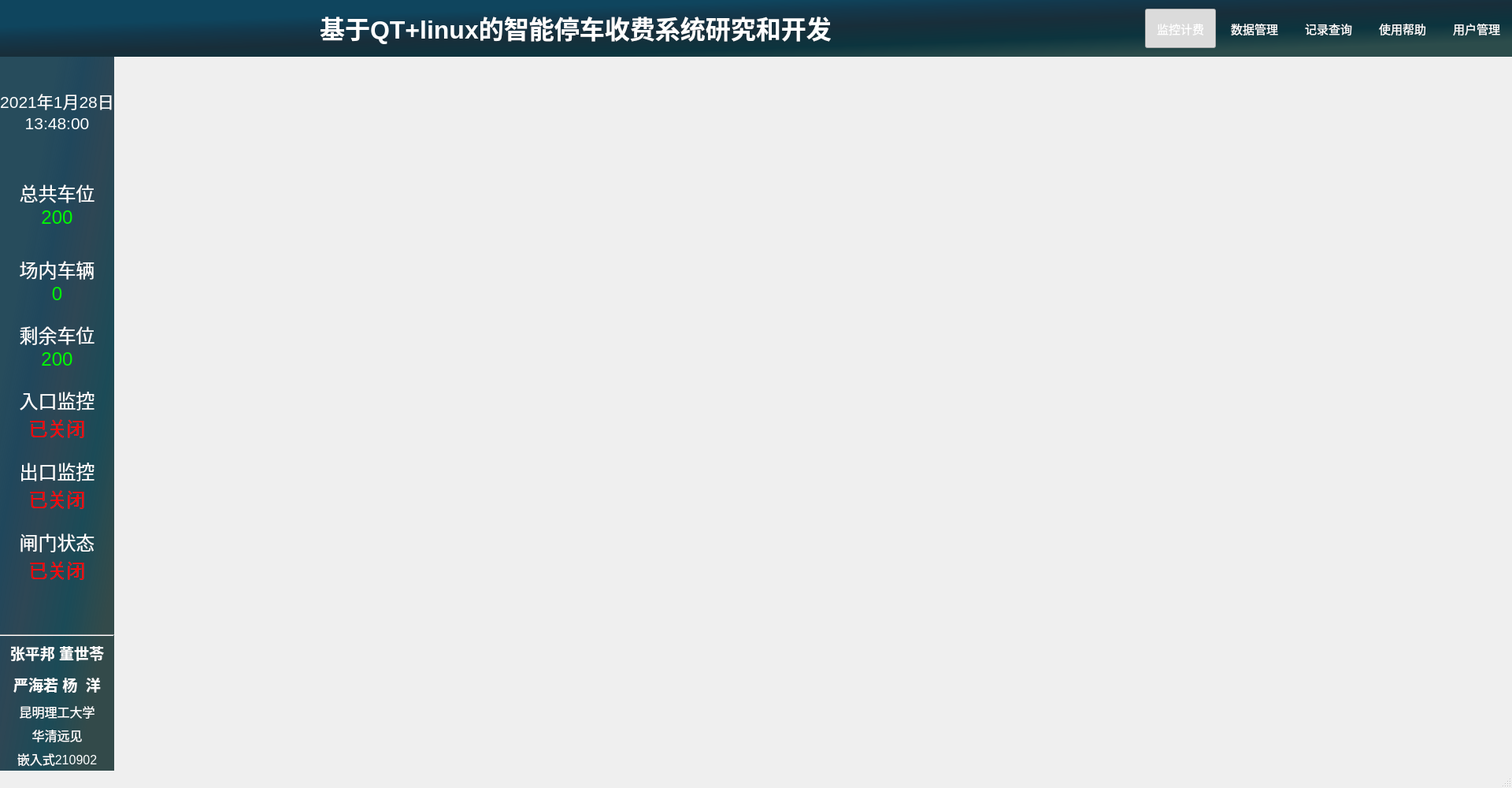
<?xml version="1.0" encoding="UTF-8"?>
<ui version="4.0">
 <class>MainFrame</class>
 <widget class="QMainWindow" name="MainFrame">
  <property name="geometry">
   <rect>
    <x>0</x>
    <y>0</y>
    <width>1920</width>
    <height>1000</height>
   </rect>
  </property>
  <property name="minimumSize">
   <size>
    <width>0</width>
    <height>0</height>
   </size>
  </property>
  <property name="windowTitle">
   <string>MainWindow</string>
  </property>
  <widget class="QWidget" name="centralWidget">
   <property name="styleSheet">
    <string notr="true"/>
   </property>
   <layout class="QVBoxLayout" name="verticalLayout_2">
    <property name="spacing">
     <number>0</number>
    </property>
    <property name="leftMargin">
     <number>0</number>
    </property>
    <property name="topMargin">
     <number>0</number>
    </property>
    <property name="rightMargin">
     <number>0</number>
    </property>
    <property name="bottomMargin">
     <number>0</number>
    </property>
    <item>
     <widget class="QWidget" name="toolBar" native="true">
      <property name="sizePolicy">
       <sizepolicy hsizetype="Preferred" vsizetype="Fixed">
        <horstretch>0</horstretch>
        <verstretch>0</verstretch>
       </sizepolicy>
      </property>
      <property name="minimumSize">
       <size>
        <width>1024</width>
        <height>72</height>
       </size>
      </property>
      <property name="styleSheet">
       <string notr="true">#toolBar{
background-color: qlineargradient(spread:pad, x1:0.194, y1:0.216, x2:0.884925, y2:0.972, stop:0.0547264 rgba(15, 69, 94, 255), stop:0.20398 rgba(19, 56, 76, 255), stop:0.40796 rgba(24, 46, 58, 255), stop:0.661692 rgba(12, 52, 62, 255), stop:0.895522 rgba(44, 76, 75, 255));
}
QToolButton{
color: rgb(255, 255, 255);
}
</string>
      </property>
      <layout class="QHBoxLayout" name="horizontalLayout">
       <property name="spacing">
        <number>4</number>
       </property>
       <property name="leftMargin">
        <number>0</number>
       </property>
       <property name="topMargin">
        <number>0</number>
       </property>
       <property name="rightMargin">
        <number>0</number>
       </property>
       <property name="bottomMargin">
        <number>0</number>
       </property>
       <item>
        <widget class="QLabel" name="label_6">
         <property name="text">
          <string/>
         </property>
        </widget>
       </item>
       <item>
        <spacer name="horizontalSpacer_2">
         <property name="orientation">
          <enum>Qt::Horizontal</enum>
         </property>
         <property name="sizeHint" stdset="0">
          <size>
           <width>40</width>
           <height>20</height>
          </size>
         </property>
        </spacer>
       </item>
       <item>
        <widget class="QLabel" name="label">
         <property name="font">
          <font>
           <pointsize>9</pointsize>
          </font>
         </property>
         <property name="text">
          <string>&lt;!DOCTYPE HTML PUBLIC &quot;-//W3C//DTD HTML 4.0//EN&quot; &quot;http://www.w3.org/TR/REC-html40/strict.dtd&quot;&gt;
&lt;html&gt;&lt;head&gt;&lt;meta name=&quot;qrichtext&quot; content=&quot;1&quot; /&gt;&lt;style type=&quot;text/css&quot;&gt;
p, li { white-space: pre-wrap; }
&lt;/style&gt;&lt;/head&gt;&lt;body style=&quot; font-family:'SimSun'; font-size:9pt; font-weight:400; font-style:normal;&quot;&gt;
&lt;p style=&quot; margin-top:12px; margin-bottom:12px; margin-left:0px; margin-right:0px; -qt-block-indent:0; text-indent:0px;&quot;&gt;&lt;span style=&quot; font-size:24pt; font-weight:600; color:#ffffff;&quot;&gt;基于QT+linux的智能停车收费系统研究和开发&lt;/span&gt;&lt;/p&gt;&lt;/body&gt;&lt;/html&gt;</string>
         </property>
        </widget>
       </item>
       <item>
        <spacer name="horizontalSpacer">
         <property name="orientation">
          <enum>Qt::Horizontal</enum>
         </property>
         <property name="sizeHint" stdset="0">
          <size>
           <width>40</width>
           <height>20</height>
          </size>
         </property>
        </spacer>
       </item>
       <item>
        <widget class="QToolButton" name="tbtnVideo">
         <property name="enabled">
          <bool>true</bool>
         </property>
         <property name="sizePolicy">
          <sizepolicy hsizetype="Fixed" vsizetype="Fixed">
           <horstretch>0</horstretch>
           <verstretch>0</verstretch>
          </sizepolicy>
         </property>
         <property name="minimumSize">
          <size>
           <width>90</width>
           <height>50</height>
          </size>
         </property>
         <property name="font">
          <font>
           <pointsize>11</pointsize>
          </font>
         </property>
         <property name="styleSheet">
          <string notr="true"/>
         </property>
         <property name="text">
          <string>监控计费</string>
         </property>
         <property name="icon">
          <iconset resource="pic.qrc">
           <normaloff>:/pic/camera.png</normaloff>:/pic/camera.png</iconset>
         </property>
         <property name="iconSize">
          <size>
           <width>50</width>
           <height>50</height>
          </size>
         </property>
         <property name="checkable">
          <bool>true</bool>
         </property>
         <property name="checked">
          <bool>true</bool>
         </property>
         <property name="autoExclusive">
          <bool>true</bool>
         </property>
         <property name="toolButtonStyle">
          <enum>Qt::ToolButtonTextBesideIcon</enum>
         </property>
         <property name="autoRaise">
          <bool>true</bool>
         </property>
        </widget>
       </item>
       <item>
        <widget class="QToolButton" name="tbtnData">
         <property name="enabled">
          <bool>true</bool>
         </property>
         <property name="sizePolicy">
          <sizepolicy hsizetype="Fixed" vsizetype="Fixed">
           <horstretch>0</horstretch>
           <verstretch>0</verstretch>
          </sizepolicy>
         </property>
         <property name="minimumSize">
          <size>
           <width>90</width>
           <height>50</height>
          </size>
         </property>
         <property name="font">
          <font>
           <pointsize>11</pointsize>
          </font>
         </property>
         <property name="styleSheet">
          <string notr="true"/>
         </property>
         <property name="text">
          <string>数据管理</string>
         </property>
         <property name="icon">
          <iconset resource="pic.qrc">
           <normaloff>:/pic/data.png</normaloff>:/pic/data.png</iconset>
         </property>
         <property name="iconSize">
          <size>
           <width>40</width>
           <height>40</height>
          </size>
         </property>
         <property name="checkable">
          <bool>true</bool>
         </property>
         <property name="autoExclusive">
          <bool>true</bool>
         </property>
         <property name="toolButtonStyle">
          <enum>Qt::ToolButtonTextBesideIcon</enum>
         </property>
         <property name="autoRaise">
          <bool>true</bool>
         </property>
        </widget>
       </item>
       <item>
        <widget class="QToolButton" name="tbtnRecord">
         <property name="enabled">
          <bool>true</bool>
         </property>
         <property name="sizePolicy">
          <sizepolicy hsizetype="Fixed" vsizetype="Fixed">
           <horstretch>0</horstretch>
           <verstretch>0</verstretch>
          </sizepolicy>
         </property>
         <property name="minimumSize">
          <size>
           <width>90</width>
           <height>50</height>
          </size>
         </property>
         <property name="font">
          <font>
           <pointsize>11</pointsize>
          </font>
         </property>
         <property name="styleSheet">
          <string notr="true"/>
         </property>
         <property name="text">
          <string>记录查询</string>
         </property>
         <property name="icon">
          <iconset resource="pic.qrc">
           <normaloff>:/pic/past records.png</normaloff>:/pic/past records.png</iconset>
         </property>
         <property name="iconSize">
          <size>
           <width>40</width>
           <height>40</height>
          </size>
         </property>
         <property name="checkable">
          <bool>true</bool>
         </property>
         <property name="autoExclusive">
          <bool>true</bool>
         </property>
         <property name="toolButtonStyle">
          <enum>Qt::ToolButtonTextBesideIcon</enum>
         </property>
         <property name="autoRaise">
          <bool>true</bool>
         </property>
        </widget>
       </item>
       <item>
        <widget class="QToolButton" name="tbtnHelper">
         <property name="enabled">
          <bool>true</bool>
         </property>
         <property name="sizePolicy">
          <sizepolicy hsizetype="Fixed" vsizetype="Fixed">
           <horstretch>0</horstretch>
           <verstretch>0</verstretch>
          </sizepolicy>
         </property>
         <property name="minimumSize">
          <size>
           <width>90</width>
           <height>50</height>
          </size>
         </property>
         <property name="font">
          <font>
           <pointsize>11</pointsize>
          </font>
         </property>
         <property name="styleSheet">
          <string notr="true"/>
         </property>
         <property name="text">
          <string>使用帮助</string>
         </property>
         <property name="icon">
          <iconset resource="pic.qrc">
           <normaloff>:/pic/help.png</normaloff>:/pic/help.png</iconset>
         </property>
         <property name="iconSize">
          <size>
           <width>40</width>
           <height>40</height>
          </size>
         </property>
         <property name="checkable">
          <bool>true</bool>
         </property>
         <property name="autoExclusive">
          <bool>true</bool>
         </property>
         <property name="toolButtonStyle">
          <enum>Qt::ToolButtonTextBesideIcon</enum>
         </property>
         <property name="autoRaise">
          <bool>true</bool>
         </property>
        </widget>
       </item>
       <item>
        <widget class="QToolButton" name="tbtnUser">
         <property name="enabled">
          <bool>true</bool>
         </property>
         <property name="sizePolicy">
          <sizepolicy hsizetype="Fixed" vsizetype="Fixed">
           <horstretch>0</horstretch>
           <verstretch>0</verstretch>
          </sizepolicy>
         </property>
         <property name="minimumSize">
          <size>
           <width>90</width>
           <height>50</height>
          </size>
         </property>
         <property name="palette">
          <palette>
           <active>
            <colorrole role="WindowText">
             <brush brushstyle="SolidPattern">
              <color alpha="255">
               <red>255</red>
               <green>255</green>
               <blue>255</blue>
              </color>
             </brush>
            </colorrole>
            <colorrole role="Text">
             <brush brushstyle="SolidPattern">
              <color alpha="255">
               <red>255</red>
               <green>255</green>
               <blue>255</blue>
              </color>
             </brush>
            </colorrole>
            <colorrole role="ButtonText">
             <brush brushstyle="SolidPattern">
              <color alpha="255">
               <red>255</red>
               <green>255</green>
               <blue>255</blue>
              </color>
             </brush>
            </colorrole>
           </active>
           <inactive>
            <colorrole role="WindowText">
             <brush brushstyle="SolidPattern">
              <color alpha="255">
               <red>255</red>
               <green>255</green>
               <blue>255</blue>
              </color>
             </brush>
            </colorrole>
            <colorrole role="Text">
             <brush brushstyle="SolidPattern">
              <color alpha="255">
               <red>255</red>
               <green>255</green>
               <blue>255</blue>
              </color>
             </brush>
            </colorrole>
            <colorrole role="ButtonText">
             <brush brushstyle="SolidPattern">
              <color alpha="255">
               <red>255</red>
               <green>255</green>
               <blue>255</blue>
              </color>
             </brush>
            </colorrole>
           </inactive>
           <disabled>
            <colorrole role="WindowText">
             <brush brushstyle="SolidPattern">
              <color alpha="255">
               <red>255</red>
               <green>255</green>
               <blue>255</blue>
              </color>
             </brush>
            </colorrole>
            <colorrole role="Text">
             <brush brushstyle="SolidPattern">
              <color alpha="255">
               <red>255</red>
               <green>255</green>
               <blue>255</blue>
              </color>
             </brush>
            </colorrole>
            <colorrole role="ButtonText">
             <brush brushstyle="SolidPattern">
              <color alpha="255">
               <red>255</red>
               <green>255</green>
               <blue>255</blue>
              </color>
             </brush>
            </colorrole>
           </disabled>
          </palette>
         </property>
         <property name="font">
          <font>
           <pointsize>11</pointsize>
          </font>
         </property>
         <property name="autoFillBackground">
          <bool>false</bool>
         </property>
         <property name="styleSheet">
          <string notr="true"/>
         </property>
         <property name="text">
          <string>用户管理</string>
         </property>
         <property name="icon">
          <iconset resource="pic.qrc">
           <normaloff>:/pic/user_manage.png</normaloff>:/pic/user_manage.png</iconset>
         </property>
         <property name="iconSize">
          <size>
           <width>40</width>
           <height>40</height>
          </size>
         </property>
         <property name="checkable">
          <bool>true</bool>
         </property>
         <property name="autoRepeat">
          <bool>false</bool>
         </property>
         <property name="autoExclusive">
          <bool>true</bool>
         </property>
         <property name="popupMode">
          <enum>QToolButton::DelayedPopup</enum>
         </property>
         <property name="toolButtonStyle">
          <enum>Qt::ToolButtonTextBesideIcon</enum>
         </property>
         <property name="autoRaise">
          <bool>true</bool>
         </property>
        </widget>
       </item>
      </layout>
     </widget>
    </item>
    <item>
     <layout class="QHBoxLayout" name="horizontalLayout_2">
      <property name="spacing">
       <number>0</number>
      </property>
      <item>
       <widget class="QWidget" name="msgBar" native="true">
        <property name="sizePolicy">
         <sizepolicy hsizetype="Fixed" vsizetype="Preferred">
          <horstretch>0</horstretch>
          <verstretch>0</verstretch>
         </sizepolicy>
        </property>
        <property name="minimumSize">
         <size>
          <width>130</width>
          <height>0</height>
         </size>
        </property>
        <property name="maximumSize">
         <size>
          <width>200</width>
          <height>16777215</height>
         </size>
        </property>
        <property name="styleSheet">
         <string notr="true">#msgBar{
background-color: qlineargradient(spread:pad, x1:0.194, y1:0.216, x2:0.884925, y2:0.972, stop:0.0547264 rgba(11, 53, 72, 224), stop:0.20398 rgba(22, 63, 85, 243), stop:0.40796 rgba(29, 56, 71, 235), stop:0.661692 rgba(16, 66, 79, 242), stop:0.895522 rgba(51, 74, 74, 255));

}
</string>
        </property>
        <layout class="QVBoxLayout" name="verticalLayout">
         <property name="spacing">
          <number>0</number>
         </property>
         <property name="leftMargin">
          <number>0</number>
         </property>
         <property name="topMargin">
          <number>0</number>
         </property>
         <property name="rightMargin">
          <number>0</number>
         </property>
         <property name="bottomMargin">
          <number>0</number>
         </property>
         <item>
          <spacer name="verticalSpacer_9">
           <property name="orientation">
            <enum>Qt::Vertical</enum>
           </property>
           <property name="sizeType">
            <enum>QSizePolicy::Fixed</enum>
           </property>
           <property name="sizeHint" stdset="0">
            <size>
             <width>20</width>
             <height>40</height>
            </size>
           </property>
          </spacer>
         </item>
         <item>
          <widget class="QLabel" name="label_date">
           <property name="styleSheet">
            <string notr="true">color: rgb(255, 255, 255);
font: 16pt &quot;Lucida Sans Typewriter&quot;;</string>
           </property>
           <property name="text">
            <string>&lt;html&gt;&lt;head/&gt;&lt;body&gt;&lt;p&gt;&lt;span style=&quot; font-size:16pt; color:#ffffff;&quot;&gt;2021年1月28日&lt;/span&gt;&lt;/p&gt;&lt;/body&gt;&lt;/html&gt;</string>
           </property>
           <property name="alignment">
            <set>Qt::AlignCenter</set>
           </property>
          </widget>
         </item>
         <item>
          <widget class="QLabel" name="label_time">
           <property name="styleSheet">
            <string notr="true">color: rgb(255, 255, 255);
font: 16pt &quot;Lucida Sans Typewriter&quot;;</string>
           </property>
           <property name="text">
            <string>&lt;html&gt;&lt;head/&gt;&lt;body&gt;&lt;p&gt;&lt;span style=&quot; font-size:16pt; color:#ffffff;&quot;&gt;13:48:00&lt;/span&gt;&lt;/p&gt;&lt;/body&gt;&lt;/html&gt;</string>
           </property>
           <property name="alignment">
            <set>Qt::AlignCenter</set>
           </property>
          </widget>
         </item>
         <item>
          <spacer name="verticalSpacer_4">
           <property name="orientation">
            <enum>Qt::Vertical</enum>
           </property>
           <property name="sizeType">
            <enum>QSizePolicy::Fixed</enum>
           </property>
           <property name="sizeHint" stdset="0">
            <size>
             <width>20</width>
             <height>30</height>
            </size>
           </property>
          </spacer>
         </item>
         <item>
          <widget class="QLabel" name="label_parkName">
           <property name="font">
            <font>
             <pointsize>18</pointsize>
            </font>
           </property>
           <property name="styleSheet">
            <string notr="true">color: rgb(255, 255, 255);</string>
           </property>
           <property name="text">
            <string>&lt;html&gt;&lt;head/&gt;&lt;body&gt;&lt;p&gt;&lt;span style=&quot; font-size:18pt; color:#ffffff;&quot;&gt;&lt;/span&gt;&lt;/p&gt;&lt;/body&gt;&lt;/html&gt;</string>
           </property>
           <property name="alignment">
            <set>Qt::AlignCenter</set>
           </property>
          </widget>
         </item>
         <item>
          <widget class="QLabel" name="label_10">
           <property name="font">
            <font>
             <pointsize>9</pointsize>
            </font>
           </property>
           <property name="text">
            <string>&lt;html&gt;&lt;head/&gt;&lt;body&gt;&lt;p&gt;&lt;span style=&quot; font-size:18pt; color:#ffffff;&quot;&gt;总共车位&lt;/span&gt;&lt;/p&gt;&lt;/body&gt;&lt;/html&gt;</string>
           </property>
           <property name="alignment">
            <set>Qt::AlignCenter</set>
           </property>
          </widget>
         </item>
         <item>
          <widget class="QLabel" name="label_allStallNumber">
           <property name="font">
            <font>
             <pointsize>18</pointsize>
            </font>
           </property>
           <property name="styleSheet">
            <string notr="true">color: rgb(0, 255, 0);</string>
           </property>
           <property name="text">
            <string>&lt;html&gt;&lt;head/&gt;&lt;body&gt;&lt;p&gt;200&lt;/p&gt;&lt;/body&gt;&lt;/html&gt;</string>
           </property>
           <property name="alignment">
            <set>Qt::AlignCenter</set>
           </property>
          </widget>
         </item>
         <item>
          <spacer name="verticalSpacer_8">
           <property name="orientation">
            <enum>Qt::Vertical</enum>
           </property>
           <property name="sizeType">
            <enum>QSizePolicy::Fixed</enum>
           </property>
           <property name="sizeHint" stdset="0">
            <size>
             <width>20</width>
             <height>20</height>
            </size>
           </property>
          </spacer>
         </item>
         <item>
          <widget class="QLabel" name="label_11">
           <property name="font">
            <font>
             <pointsize>9</pointsize>
            </font>
           </property>
           <property name="text">
            <string/>
           </property>
           <property name="alignment">
            <set>Qt::AlignCenter</set>
           </property>
          </widget>
         </item>
         <item>
          <widget class="QLabel" name="label_carNumber">
           <property name="font">
            <font>
             <pointsize>9</pointsize>
            </font>
           </property>
           <property name="text">
            <string>&lt;html&gt;&lt;head/&gt;&lt;body&gt;&lt;p&gt;&lt;span style=&quot; font-size:18pt; color:#ffffff;&quot;&gt;场内车辆&lt;/span&gt;&lt;/p&gt;&lt;/body&gt;&lt;/html&gt;</string>
           </property>
           <property name="alignment">
            <set>Qt::AlignCenter</set>
           </property>
          </widget>
         </item>
         <item>
          <widget class="QLabel" name="label_hasCarNumber">
           <property name="font">
            <font>
             <pointsize>18</pointsize>
            </font>
           </property>
           <property name="styleSheet">
            <string notr="true">color: rgb(0, 255, 0);</string>
           </property>
           <property name="text">
            <string>&lt;html&gt;&lt;head/&gt;&lt;body&gt;&lt;p&gt;0&lt;/p&gt;&lt;/body&gt;&lt;/html&gt;</string>
           </property>
           <property name="alignment">
            <set>Qt::AlignCenter</set>
           </property>
          </widget>
         </item>
         <item>
          <spacer name="verticalSpacer_7">
           <property name="orientation">
            <enum>Qt::Vertical</enum>
           </property>
           <property name="sizeType">
            <enum>QSizePolicy::Fixed</enum>
           </property>
           <property name="sizeHint" stdset="0">
            <size>
             <width>20</width>
             <height>20</height>
            </size>
           </property>
          </spacer>
         </item>
         <item>
          <widget class="QLabel" name="label_12">
           <property name="font">
            <font>
             <pointsize>9</pointsize>
            </font>
           </property>
           <property name="text">
            <string>&lt;html&gt;&lt;head/&gt;&lt;body&gt;&lt;p&gt;&lt;span style=&quot; font-size:18pt; color:#ffffff;&quot;&gt;剩余车位&lt;/span&gt;&lt;/p&gt;&lt;/body&gt;&lt;/html&gt;</string>
           </property>
           <property name="alignment">
            <set>Qt::AlignCenter</set>
           </property>
          </widget>
         </item>
         <item>
          <widget class="QLabel" name="label_residueStallNumber">
           <property name="font">
            <font>
             <pointsize>18</pointsize>
            </font>
           </property>
           <property name="styleSheet">
            <string notr="true">color: rgb(0, 255, 0);</string>
           </property>
           <property name="text">
            <string>&lt;html&gt;&lt;head/&gt;&lt;body&gt;&lt;p&gt;200&lt;/p&gt;&lt;/body&gt;&lt;/html&gt;</string>
           </property>
           <property name="alignment">
            <set>Qt::AlignCenter</set>
           </property>
          </widget>
         </item>
         <item>
          <spacer name="verticalSpacer_6">
           <property name="orientation">
            <enum>Qt::Vertical</enum>
           </property>
           <property name="sizeType">
            <enum>QSizePolicy::Fixed</enum>
           </property>
           <property name="sizeHint" stdset="0">
            <size>
             <width>20</width>
             <height>20</height>
            </size>
           </property>
          </spacer>
         </item>
         <item>
          <widget class="QLabel" name="label_13">
           <property name="font">
            <font>
             <pointsize>9</pointsize>
            </font>
           </property>
           <property name="text">
            <string>&lt;html&gt;&lt;head/&gt;&lt;body&gt;&lt;p&gt;&lt;span style=&quot; font-size:18pt; color:#ffffff;&quot;&gt;入口监控&lt;/span&gt;&lt;/p&gt;&lt;/body&gt;&lt;/html&gt;</string>
           </property>
           <property name="alignment">
            <set>Qt::AlignCenter</set>
           </property>
          </widget>
         </item>
         <item>
          <widget class="QLabel" name="label_video1_state">
           <property name="font">
            <font>
             <pointsize>18</pointsize>
            </font>
           </property>
           <property name="text">
            <string>&lt;html&gt;&lt;head/&gt;&lt;body&gt;&lt;p&gt;&lt;span style=&quot; font-size:18pt; color:#ff0000;&quot;&gt;已关闭&lt;/span&gt;&lt;/p&gt;&lt;/body&gt;&lt;/html&gt;</string>
           </property>
           <property name="alignment">
            <set>Qt::AlignCenter</set>
           </property>
          </widget>
         </item>
         <item>
          <spacer name="verticalSpacer_5">
           <property name="orientation">
            <enum>Qt::Vertical</enum>
           </property>
           <property name="sizeType">
            <enum>QSizePolicy::Fixed</enum>
           </property>
           <property name="sizeHint" stdset="0">
            <size>
             <width>20</width>
             <height>20</height>
            </size>
           </property>
          </spacer>
         </item>
         <item>
          <widget class="QLabel" name="label_14">
           <property name="font">
            <font>
             <pointsize>9</pointsize>
            </font>
           </property>
           <property name="text">
            <string>&lt;html&gt;&lt;head/&gt;&lt;body&gt;&lt;p&gt;&lt;span style=&quot; font-size:18pt; color:#ffffff;&quot;&gt;出口监控&lt;/span&gt;&lt;/p&gt;&lt;/body&gt;&lt;/html&gt;</string>
           </property>
           <property name="alignment">
            <set>Qt::AlignCenter</set>
           </property>
          </widget>
         </item>
         <item>
          <widget class="QLabel" name="label_video2_state">
           <property name="font">
            <font>
             <pointsize>18</pointsize>
            </font>
           </property>
           <property name="text">
            <string>&lt;html&gt;&lt;head/&gt;&lt;body&gt;&lt;p&gt;&lt;span style=&quot; font-size:18pt; color:#ff0000;&quot;&gt;已关闭&lt;/span&gt;&lt;/p&gt;&lt;/body&gt;&lt;/html&gt;</string>
           </property>
           <property name="alignment">
            <set>Qt::AlignCenter</set>
           </property>
          </widget>
         </item>
         <item>
          <spacer name="verticalSpacer_10">
           <property name="orientation">
            <enum>Qt::Vertical</enum>
           </property>
           <property name="sizeType">
            <enum>QSizePolicy::Fixed</enum>
           </property>
           <property name="sizeHint" stdset="0">
            <size>
             <width>20</width>
             <height>20</height>
            </size>
           </property>
          </spacer>
         </item>
         <item>
          <widget class="QLabel" name="label_16">
           <property name="font">
            <font>
             <pointsize>9</pointsize>
            </font>
           </property>
           <property name="text">
            <string>&lt;html&gt;&lt;head/&gt;&lt;body&gt;&lt;p&gt;&lt;span style=&quot; font-size:18pt; color:#ffffff;&quot;&gt;闸门状态&lt;/span&gt;&lt;/p&gt;&lt;/body&gt;&lt;/html&gt;</string>
           </property>
           <property name="alignment">
            <set>Qt::AlignCenter</set>
           </property>
          </widget>
         </item>
         <item>
          <widget class="QLabel" name="label_gate_state">
           <property name="font">
            <font>
             <pointsize>18</pointsize>
            </font>
           </property>
           <property name="styleSheet">
            <string notr="true"/>
           </property>
           <property name="text">
            <string>&lt;html&gt;&lt;head/&gt;&lt;body&gt;&lt;p&gt;&lt;span style=&quot; font-size:18pt; color:#ff0000;&quot;&gt;已关闭&lt;/span&gt;&lt;/p&gt;&lt;/body&gt;&lt;/html&gt;</string>
           </property>
           <property name="alignment">
            <set>Qt::AlignCenter</set>
           </property>
          </widget>
         </item>
         <item>
          <spacer name="verticalSpacer">
           <property name="orientation">
            <enum>Qt::Vertical</enum>
           </property>
           <property name="sizeHint" stdset="0">
            <size>
             <width>20</width>
             <height>250</height>
            </size>
           </property>
          </spacer>
         </item>
         <item>
          <widget class="Line" name="line">
           <property name="orientation">
            <enum>Qt::Horizontal</enum>
           </property>
          </widget>
         </item>
         <item>
          <widget class="QLabel" name="label_7">
           <property name="minimumSize">
            <size>
             <width>90</width>
             <height>40</height>
            </size>
           </property>
           <property name="font">
            <font>
             <pointsize>14</pointsize>
             <weight>75</weight>
             <bold>true</bold>
            </font>
           </property>
           <property name="layoutDirection">
            <enum>Qt::LeftToRight</enum>
           </property>
           <property name="styleSheet">
            <string notr="true">color: rgb(255, 255, 255);</string>
           </property>
           <property name="text">
            <string>张平邦 董世苓</string>
           </property>
           <property name="alignment">
            <set>Qt::AlignCenter</set>
           </property>
          </widget>
         </item>
         <item>
          <widget class="QLabel" name="label_3">
           <property name="minimumSize">
            <size>
             <width>90</width>
             <height>40</height>
            </size>
           </property>
           <property name="font">
            <font>
             <pointsize>14</pointsize>
             <weight>75</weight>
             <bold>true</bold>
            </font>
           </property>
           <property name="layoutDirection">
            <enum>Qt::LeftToRight</enum>
           </property>
           <property name="styleSheet">
            <string notr="true">color: rgb(255, 255, 255);</string>
           </property>
           <property name="text">
            <string>严海若 杨  洋</string>
           </property>
           <property name="alignment">
            <set>Qt::AlignCenter</set>
           </property>
          </widget>
         </item>
         <item>
          <widget class="QLabel" name="label_5">
           <property name="minimumSize">
            <size>
             <width>90</width>
             <height>30</height>
            </size>
           </property>
           <property name="font">
            <font>
             <pointsize>12</pointsize>
            </font>
           </property>
           <property name="styleSheet">
            <string notr="true">color: rgb(255, 255, 255);</string>
           </property>
           <property name="text">
            <string>昆明理工大学</string>
           </property>
           <property name="alignment">
            <set>Qt::AlignCenter</set>
           </property>
          </widget>
         </item>
         <item>
          <widget class="QLabel" name="label_4">
           <property name="minimumSize">
            <size>
             <width>90</width>
             <height>30</height>
            </size>
           </property>
           <property name="font">
            <font>
             <pointsize>12</pointsize>
            </font>
           </property>
           <property name="styleSheet">
            <string notr="true">color: rgb(255, 255, 255);</string>
           </property>
           <property name="text">
            <string>华清远见</string>
           </property>
           <property name="alignment">
            <set>Qt::AlignCenter</set>
           </property>
          </widget>
         </item>
         <item>
          <widget class="QLabel" name="label_2">
           <property name="minimumSize">
            <size>
             <width>90</width>
             <height>30</height>
            </size>
           </property>
           <property name="font">
            <font>
             <pointsize>12</pointsize>
            </font>
           </property>
           <property name="styleSheet">
            <string notr="true">color: rgb(255, 255, 255);</string>
           </property>
           <property name="text">
            <string>嵌入式210902</string>
           </property>
           <property name="alignment">
            <set>Qt::AlignCenter</set>
           </property>
          </widget>
         </item>
        </layout>
       </widget>
      </item>
      <item>
       <widget class="QStackedWidget" name="stackedWidget">
        <property name="styleSheet">
         <string notr="true"/>
        </property>
        <property name="currentIndex">
         <number>1</number>
        </property>
        <widget class="QWidget" name="page"/>
        <widget class="QWidget" name="page_2"/>
       </widget>
      </item>
     </layout>
    </item>
   </layout>
  </widget>
  <widget class="QStatusBar" name="statusBar"/>
 </widget>
 <layoutdefault spacing="6" margin="11"/>
 <resources>
  <include location="pic.qrc"/>
 </resources>
 <connections/>
</ui>
